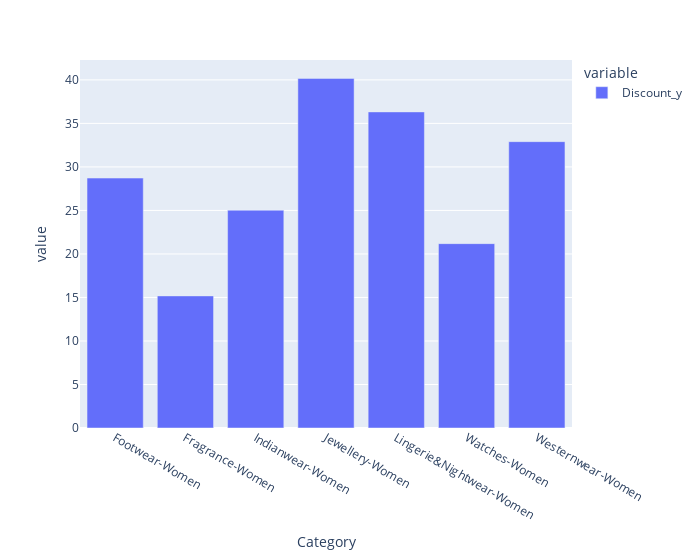

The cell this chart's notebook holds for it:
### Code cell
fig=px.bar(pd.merge(df,dis,left_index=True, right_index=True).loc[:,['Category','Discount_y']]\
    .groupby('Category').mean())
fig.update_layout(width = 700)
fig.show();

### Figure 1 — Plotly figure (JSON) as saved in the notebook; plotly's stock layout.template omitted (floating-point values rounded to 4 significant figures)
{"data": [{"alignmentgroup": "True", "hovertemplate": "variable=Discount_y<br>Category=%{x}<br>value=%{y}<extra></extra>", "legendgroup": "Discount_y", "marker": {"color": "#636efa", "pattern": {"shape": ""}}, "name": "Discount_y", "offsetgroup": "Discount_y", "orientation": "v", "showlegend": true, "textposition": "auto", "type": "bar", "x": ["Footwear-Women", "Fragrance-Women", "Indianwear-Women", "Jewellery-Women", "Lingerie&Nightwear-Women", "Watches-Women", "Westernwear-Women"], "xaxis": "x", "y": [28.72, 15.18, 25.03, 40.17, 36.32, 21.19, 32.9], "yaxis": "y"}], "layout": {"barmode": "relative", "legend": {"title": {"text": "variable"}, "tracegroupgap": 0}, "margin": {"t": 60}, "width": 700, "xaxis": {"anchor": "y", "domain": [0, 1], "title": {"text": "Category"}}, "yaxis": {"anchor": "x", "domain": [0, 1], "title": {"text": "value"}}}}
